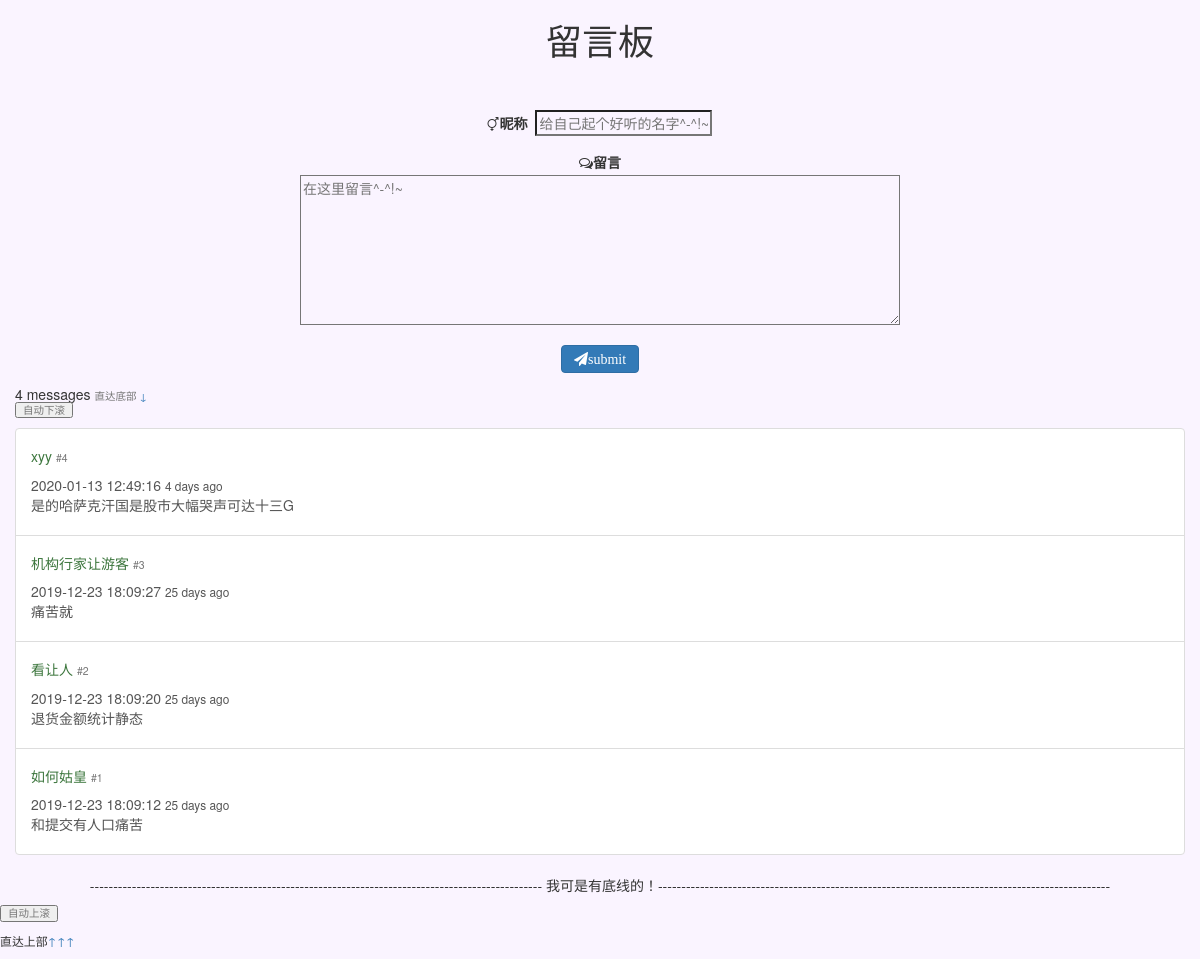
The page / on the database its author committed.
### app.py (models this page shows)
class Messages(db.Model):
    id = db.Column(db.Integer, primary_key=True)
    name = db.Column(db.String(20))
    body = db.Column(db.String(200))
    timestamp = db.Column(db.DateTime, default=datetime.utcnow, index=True)
    timestamp2 = db.Column(db.DateTime, default=datetime.now, index=True)

### app.py (the view, shortened to what this page needs)
@app.route('/', methods=['GET', 'POST'])
def index():
    form = liuyan()
    messages = Messages.query.order_by(Messages.timestamp.desc()).all()
    return render_template('index.html', form=form,messages=messages)

### app.py
class liuyan(FlaskForm):
    name = StringField('昵称', validators=[DataRequired(), Length(1, 20)])
    body = TextAreaField('留言', validators=[DataRequired(), Length(1, 200)])
    submit = SubmitField()

### templates/index.html (shortened to what this page needs)
<link rel="stylesheet" href="https://maxcdn.bootstrapcdn.com/bootstrap/3.3.7/css/bootstrap.min.css"
/>
<link rel="stylesheet" href="https://maxcdn.bootstrapcdn.com/font-awesome/4.5.0/css/font-awesome.min.css"
>
<!DOCTYPE html>
<html lang="en">
<head>
</head>
<body>
<h1 class="text-center">留言板</h1><br><br>
<div class="container-fluid">
    <form method="post" action="{{request.full_path}}">
        <center><i class="fa fa-transgender" aria-hidden="true">{{ form.name.label }}</i>&nbsp;
            {{ form.name(style="background-color:transparent",placeholder="给自己起个好听的名字^-^!~")}}</center><br>
        <center><i class="fa fa-comments-o" aria-hidden="true">{{ form.body.label }}</i></center>
        <center>{{ form.body (style="width:600px;height:150px;background-color:transparent",placeholder="在这里留言^-^!~")}}</center><br>
        <center><button name="submit" class="btn btn-primary"><i class="fa fa-paper-plane">submit</i></button>
            </center>
    </form>
    <h5>
        {{ messages|length }} messages
        <small class="float-right">
            直达底部
            <a href="#bottom" title="Go Bottom">&darr;</a><br>
            <input type="button" value="自动下滚" onclick="setInterval('ScroWin()', 10 )">
        </small>
    </h5>
    <div class="list-group">
        {% for message in messages %}
            <a class="list-group-item list-group-item-action">
                <div>
                    <h5 class="text-success">{{ message.name }}
                        <small class="text-muted"> #{{ loop.revindex }}</small>
                    </h5>
                    {{ message.timestamp2.strftime('%Y-%m-%d %H:%M:%S') }}
                    <small data-toggle="tooltip" data-placement="top"
                     data-timestamp="{{ message.timestamp.strftime('%Y-%m-%dT%H:%M:%SZ') }}"
                     data-delay="500">
                     {{ moment(message.timestamp).fromNow(refresh=True) }}
                    </small>
                </div>
                <p >{{ message.body }}</p>
            </a>
        {% endfor %}
    </div>
</div>
<p class="text-center">-------------------------------------------------------------------------------------------------
    我可是有底线的！-------------------------------------------------------------------------------------------------</p>
<h5>
<small>
    <input type="button" value="自动上滚" onclick="setInterval('ScroWin2()', 10 )"><br>
</small></h5>
<small>
    <p>直达上部<a id="bottom" href="#" title="Go Top">&uarr;&uarr;&uarr;</a></p>
</small>
</body>
</html>

### templates/index.html (style rules this page uses)
body { background-color: #FAF4FF }

### rows shown on the page
Messages: name "xyy", timestamp2 "2020-01-13 12:49:16", timestamp "4 days ago", body "是的哈萨克汗国是股市大幅哭声可达十三G"
Messages: name "机构行家让游客", timestamp2 "2019-12-23 18:09:27", timestamp "25 days ago", body "痛苦就"
Messages: name "看让人", timestamp2 "2019-12-23 18:09:20", timestamp "25 days ago", body "退货金额统计静态"
Messages: name "如何姑皇", timestamp2 "2019-12-23 18:09:12", timestamp "25 days ago", body "和提交有人口痛苦"

### other values the page prints
{{ messages|length }} "4"
